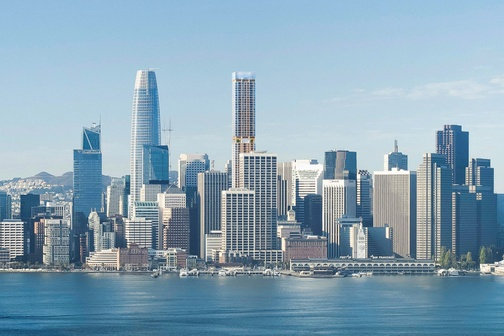
#> input picture 2/media/sf.jpeg, 504 x 336 px, shrunk from 2096 x 1398 before the run
$ python main.py
#> lines starting #> are read from the running program, lines starting #| are printed output that depends on the picture; after the words box and inside, x2 and y2 are one past the last pixel; in counts of white or black regions, pixels touching at a corner belong together; pictures that were not available may be replaced by others from this repository, and a replacement may not be noted
import numpy as np

import cv2 as cv

import matplotlib.pyplot as plt

import time
import math
import os

from pathlib import Path

import skimage.io as skio
from skimage import img_as_float
from skimage import data, transform

from scipy.signal import convolve2d

import matplotlib.pyplot as plt
from align_image_code import align_images


HERE = Path(__file__).parent
MEDIA = HERE / '../../media'

#Kernels
box = np.ones((9, 9)) / 81
Dx = np.array([[1, 0, -1]], dtype=float)
Dy = np.array([[1], [0], [-1]], dtype=float)

def gaussian(sigma):
    ksize = int(6 * sigma + 1) | 1
    g = cv.getGaussianKernel(ksize, sigma)
    return g @ g.T

#Convolution Functions
# [67 lines left out: functions convolve_4_loop, convolve_2_loop, time_test, not called in this run]

def apply_filter(img, kernel, conv_fn=None):
    # Grayscale image
    if img.ndim == 2:
        if conv_fn is not None:
            return conv_fn(img, kernel)
        return convolve2d(img, kernel, mode='same', boundary='fill', fillvalue=0)

    # Color image
    channels = []
    for c in range(img.shape[2]):
        filtered = apply_filter(img[:, :, c], kernel, conv_fn)
        channels.append(filtered)
    return np.stack(channels, axis=2)

def show_image(img, title='', save_name=None):
    fig, ax = plt.subplots(figsize=(7, 6))
    ax.imshow(img, cmap='gray', vmin=0, vmax=1)
    ax.set_title(title)
    ax.axis('off')
    plt.tight_layout()
    if save_name:
        plt.savefig(MEDIA / (save_name + '.png'), dpi=150, bbox_inches='tight')
    plt.show()

# [19 lines left out: function show_images, not called in this run]

def compare_images(img1, img2, title1, title2, save_name=None):
    fig, axes = plt.subplots(1, 2, figsize=(11, 6))
    for ax, img, title in zip(axes, (img1, img2), (title1, title2)):
        ax.imshow(img, cmap='gray', vmin=0, vmax=1)
        ax.set_title(title)
        ax.axis('off')
    plt.tight_layout()
    if save_name:
        plt.savefig(MEDIA / (save_name + '.png'), dpi=150, bbox_inches='tight')
    plt.show()

# [35 lines left out: functions show_thresholds, hybrid_image, not called in this run]

def fft(img):
    im2d = img.mean(axis=2)
    return np.log(np.abs(np.fft.fftshift(np.fft.fft2(im2d))))

# [10 lines left out: function show_ffts, not called in this run]

def gaussian_stack(img, levels, sigma):
    G = gaussian(sigma)
    stack = []
    current_img = img
    stack.append(current_img)
    for level in range(levels-1):
        current_img = apply_filter(current_img, G)
        stack.append(current_img)
    return stack

def laplacian_stack(img, levels, sigma):
    g_stack = gaussian_stack(img, levels, sigma)
    l_stack = []
    for g in range(len(g_stack) - 1):
        l_stack.append(g_stack[g] - g_stack[g + 1])
    l_stack.append(g_stack[-1])
    return l_stack

def blender(im1, im2, mask, levels, sigma):
    lap1 = laplacian_stack(im1, levels, sigma)
    lap2 = laplacian_stack(im2, levels, sigma)
    mask_g = gaussian_stack(mask, levels, sigma)
    mask1 = []
    mask2 = []
    blend = []
    for i in range(levels):
        curr_1_mask = mask_g[i] * lap1[i]
        curr_2_mask = (1 - mask_g[i]) * lap2[i]
        mask1.append(curr_1_mask)
        mask2.append(curr_2_mask)
        blend.append(curr_1_mask + curr_2_mask)

    result = np.clip(sum(blend), 0, 1)
    return result, mask1, mask2, blend

# [131 lines left out: functions show_fig342, p1_1_selfies, p1_2_difference, p1_3_gaussian, p2_1_sharpen, p2_2_hybrid, not called in this run]

#im1_aligned, im2_aligned, high, low, hybrid = p2_2_hybrid('./DerekPicture.jpg', './nutmeg.jpg', 4, 8, 'p2_2_derek_nutmeg')
# show_ffts([im1_aligned, im2_aligned, high, low, hybrid],
#           ['Derek (input)', 'Nutmeg (input)', 'high-pass', 'low-pass', 'hybrid'],
#           'p2_2_derek_nutmeg_fft')
#im1_aligned, im2_aligned, high, low, hybrid = p2_2_hybrid('./roommate.jpg', './grumpy_cat.jpg', 4, 23, 'p2_2_roommate_grumpy_cat')
#im1_aligned, im2_aligned, high, low, hybrid = p2_2_hybrid('./trump.jpg', './clown.jpg', 5, 5, 'p2_2_trump_clown')

def p2_4_blend(path1, path2, mask, levels, sigma, save_name):
    im1 = img_as_float(plt.imread(MEDIA / path1))[:, :, :3]
    im2 = img_as_float(plt.imread(MEDIA / path2))[:, :, :3]
    im2 = transform.resize(im2, im1.shape[:2], anti_aliasing=True)

    if mask is None:
        h, w = im1.shape[:2]
        mask = np.zeros((h, w, 3))
        mask[:, :w //2] = 1

    result, masked1, masked2, blended = blender(im1, im2, mask, levels, sigma)

    compare_images(im1, im2, 'image 1', 'image 2', save_name + '_inputs')
    show_image(result, 'blended', save_name + '_result')
    return im1, im2, mask, result, masked1, masked2, blended

# im1, im2, mask, result, m1, m2, bl = p2_4_blend('apple.jpeg', 'orange.jpeg', None, 6, 10, 'p2_4_orange_apple')
# show_fig342(m1, m2, bl, 'p2_3_fig')

#im1, im2, mask, result, m1, m2, bl = p2_4_blend('puff.jpg', 'kirby.jpg', None, 4, 5, 'p2_4_puffirby')

sf = img_as_float(plt.imread(MEDIA / 'sf.jpeg'))[:, :, :3]
h, w = sf.shape[:2]
#> h = 336; w = 504
yy, xx = np.mgrid[0:h, 0:w]
circle = ((yy - h / 2) ** 2 + (xx - w / 2) ** 2) < (0.3 * min(h, w)) ** 2
mask = np.dstack([circle, circle, circle]).astype(float)

im1, im2, mask, result, m1, m2, bl = p2_4_blend('sf.jpeg', 'la.jpg', mask, 4, 5, 'p2_4_safl')
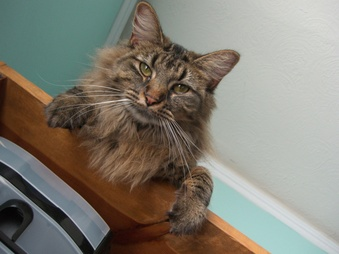
#> input picture 2/media/nutmeg.jpg, 339 x 254 px, shrunk from 1408 x 1056 before the run, given in place of la.jpg, which was not available
#> in p2_4_blend, `im2 = transform.resize(im2, im1.shape[:2], anti_aliasing=True)`:
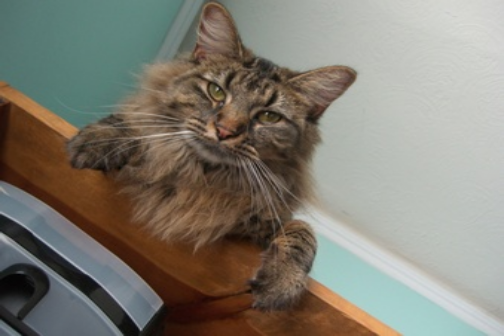
#> im2: shape (336, 504, 3) float64; mean R, G, B 0.51, 0.494, 0.453
#> after the loop in gaussian_stack, `for level in range(levels-1):`: stack = 4 items
#> the loop in laplacian_stack, `for g in range(len(g_stack) - 1):` made 3 passes
#> after the loop in laplacian_stack, `for g in range(len(g_stack) - 1):`: l_stack = 3 items
#> in blender, `lap1 = laplacian_stack(im1, levels, sigma)`: lap1 = 4 items
#> the loop in laplacian_stack (call 2), `for g in range(len(g_stack) - 1):` made 3 passes
#> call 3 of gaussian_stack, with levels = 4, sigma = 5
#> in gaussian_stack (call 3), `current_img = img`:
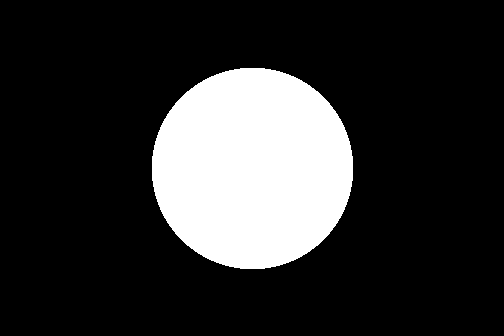
#> current_img: shape (336, 504, 3) float64; values 0 (black) and 1 (white), 18.8% white; 1 white region, box (x1, y1, x2, y2) and area: (152, 68, 353, 269) 31909
#> the loop in gaussian_stack (call 3), `for level in range(levels-1):` made 3 passes
#> pass 3, in gaussian_stack (call 3), `current_img = apply_filter(current_img, G)`:
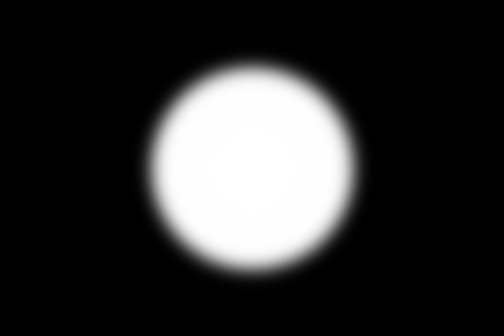
#> current_img: shape (336, 504, 3) float64; min 0, max 1, mean 0.188
#> the loop in blender, `for i in range(levels):` made 4 passes
#> pass 1, in blender, `curr_1_mask = mask_g[i] * lap1[i]`:
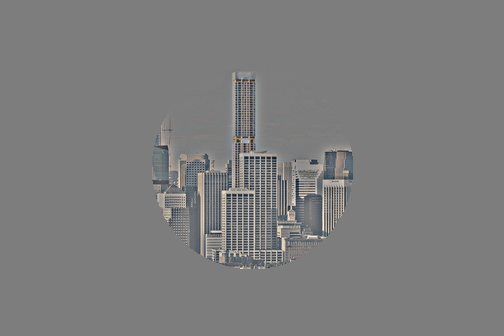
#> curr_1_mask: shape (336, 504, 3) float64; mean of channels 0, 1, 2 2.71e-05, -1.2e-05, -3.23e-05; drawn with min black and max white
#> pass 2, in blender, `curr_2_mask = (1 - mask_g[i]) * lap2[i]`:
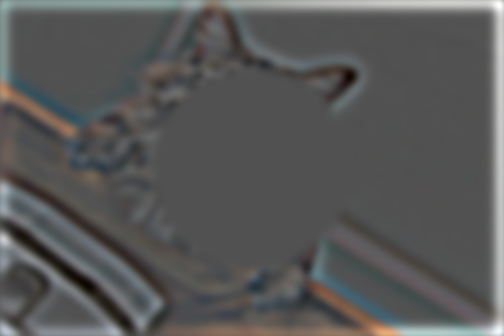
#> curr_2_mask: shape (336, 504, 3) float64; mean of channels 0, 1, 2 0.00701, 0.00712, 0.00676; drawn with min black and max white
#> in blender, `result = np.clip(sum(blend), 0, 1)`:
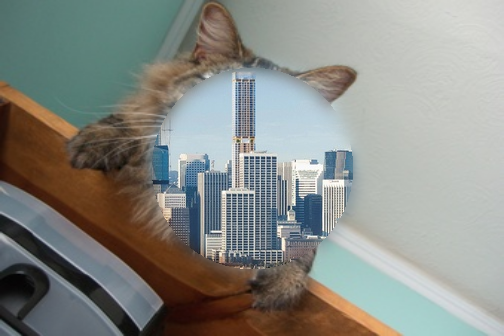
#> result: shape (336, 504, 3) float64; mean of channels 0, 1, 2 0.54, 0.548, 0.527; drawn as R, G, B
#> the loop in compare_images, `for ax, img, title in zip(axes, (img1, img2), (title1, title2)):` made 2 passes
#> title on passes 1 to 2: 'image 1', 'image 2'
#> m1 = 4 items; m2 = 4 items; bl = 4 items
